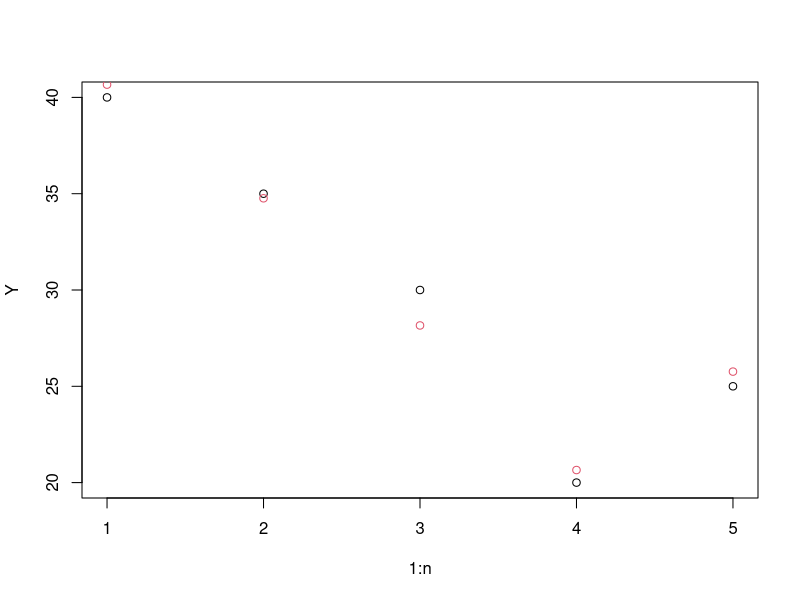

The R script that drew this image: (Note: this script raises an error after producing the figure.)
#Y = tiempo uso maquina (min)
#X1 = nro unidades producidas
#X2 = nro de unidades reprocesadas
# Y = f(X1, X2) = B0 + B1x1 + B2x2

#datos observados
y=c(40,35,30,20,25) #usaste la maquina 40 min
x1=c(100,90,80,75,70) #en esos 40 min produciste 100 unidades
x2=c(35,32,28,20,30) # de esas 100 unidades 35 son reprocesadas

n=length(y)
p= 3 #nro de betas

#construir las matrices Y y X (matriz de disenio)

Y=matrix(y,n,1)
X=matrix(c(rep(1,n),x1,x2), n, p)
Y;X
#construir el sistema de ecuaciones normales de regresion: A * (BETA) = b
A=t(X) %*% X  #eso es para que sea producto matricial
A # A tiene orden p x p

b=t(X) %*% Y
b #b tiene orden px1

#Beta por MCO se obtiene resolviendo el sistema

Ainv = solve(A)
Ainv

B.MCO= Ainv %*% b
B.MCO #betas estimados por MCO

# Modelo de regresion lineal multiple
# Y = -21.856 + 0.379x1 + 0.7x2 + E

#Modelo de regresion lineal multiple genera un hiperplano de proyeccion en el espacio Rp

y[1]; x1[1]; x2[1] #datos observados

X[1,] %*% B.MCO #proyeccion del modelo de regresion lineal multiple

B.MCO[1][1] + B.MCO[2][1] * x1[1] + B.MCO[3][1] * x2[1] #es lo mismo

#Residuo = Y - Proy Y

y[1] - X[1,] %*% B.MCO


#CALCULAR EL VECTOR DE PROYECCIONES Y DE RESIDUOS

Proy = X %*% B.MCO
Proy

resid=Y-Proy
resid

plot(1:n, Y)
points(1:n, Proy, col=2)

#Calcular  el promedio, SCR, varianza del residuo
prom=mean(resid)

SCR=sum(resid^2)
SCR

sigma2=SCR/(n-p)
sigma2
sigma=sqrt(sigma2)
sigma
#################################
#inferencia
cov.beta=sigma2*Ainv
cov.beta

err.tip.beta=sqrt(diag(cov.beta))
err.tip.beta
T.test.beta=B.MCO/err.tip.beta
T.test.beta
P.valor.beta=2*(1-pt(abs(T.test.beta),n-p))
P.valor.beta
#grados de libertad es n-p

## OJO todos los betas, P valores son altos, entonces, los betas se anulan
#Posibles causas, muestra muy pequeña
# No se cumplen los supuestos, linealidad, 
# Homocedasticidad, Normalidad, Independencia

##################################
# R Cuadrado = coef de determinacion
# 1 - suma cuadrada de lso Residuos, sobre la suma cuadrada total

SCT = sum((y - mean(y))^2)
R2 = 1 - SCR/SCT
R2

# R cuadrado ajustado

R2.aj = 1 - sigma2 / var(y)
R2.aj

## Prueba F = suma cuadrada de regreecion, sobre suma cuadrada de residuo
## ambas dividia por sus grados de libertad

# SCT = SCreg + SCR
SCreg = SCT - SCR
SCreg

F.test = (SCreg / (p - 1))/(SCR / (n-p))
F.test

P.valor.F = 1 - pf(F.test, p - 1, n - p)
P.valor.F

# hipotesis nula de la prueba F, 
# Como el P valor es bajo, entonces Y si depende de algun Xi
# Esto parece contradecir las pruebas T no dependen d eninguno

########### Linealidad
library(lmtest)
?reset
reset(modelo)
# No se puede comrpobar linealidad por q la muestra es muy pequeña
# Comprobar Homocedasticidad
?bptest
bptest(modelo)
# como el P valor es alto, se cumple la homocedasticidad

# independencia
?dwtest
dwtest(modelo, alternative = "two.sided")
# Como Pvalor es alto, si se cumple la Independencia

# normalidad
?shapiro.test
shapiro.test(resid)
# P valor mayor a 5% con las justas se cumplen
# En reusmen, el modelo RLM no cumple la linealidad, muestra muy pequeña
# Por esa razon el modelo no es adecuado

# Supeusto lienal, multi colinealidad, solo en regresion lineal multiple
# MULTICOLINEALIDAD (SOLO EN RLM)
# evitar la multi colinealidad, s edebe medir el factor de inflación de Varainza
# vif
library(car)
?vif

vif(modelo) # OJO todos los vif deben ser menores a 5
# Si alguna varaible tiene un vif mayor a 5, se debe eliminar del modelo

################# SUPOINGAMOS QUE EL MODELO ES VALIDO(PRUEBAS APARTE)
#Predicciones en Regrecion Lineal Multiple (RLM) (usamdo el objeto "lm)
# digamos que quiero fabricar 95 uniaddes, y reprocesar 25 unidades (no estan en los datos)
#Mientras no se salga del rango/soporte, puedo dar predicciones, entre valores min y max, de cada x

#se desea predecir el tiempo de uso de maquina para x1 = 95 unidades producides
# x2 = 25 unidades reprocesadas
# OJO x1 x2 valores interpolados dentro del rango de interpolacion
?predict
new = data.frame( x1 = c(95, 92), x2 = c(25, 27))
#Estimacion de la media condicionada (rango del hiperplano RLM)
predict(modelo, newdata = new, interval = "confidence") #Por donde pasa el hiperplano

#Prediccion puntual (incluyendo el error)
predict(modelo, newdata = new, interval = "prediction") #Por donde va a caer el punto
##############################
#Funcion automatica lm

modelo=lm(y ~ x1 + x2)
summary(modelo)

y = c(240, 136, 190, 274, 301)
x1 = c(25, 31, 45, 60, 65)
x2 =  c(91, 90, 88, 87, 91)

n=length(y)
p= 3 #nro de betas

#construir las matrices Y y X (matriz de disenio)

Y=matrix(y,n,1)
X=matrix(c(rep(1,n),x1,x2), n, p)
Y;X

#construir el sistema de ecuaciones normales de regresion: A * (BETA) = b
A=t(X) %*% X  #eso es para que sea producto matricial
A # A tiene orden p x p

b=t(X) %*% Y
b #b tiene orden px1

#Beta por MCO se obtiene resolviendo el sistema

Ainv = solve(A)
Ainv

B.MCO= Ainv %*% b
B.MCO #betas estimados por MCO

#CALCULAR EL VECTOR DE PROYECCIONES Y DE RESIDUOS

Proy = X %*% B.MCO
Proy

resid=Y-Proy
resid

plot(1:n, Y)
points(1:n, Proy, col=2)

#Calcular  el promedio, SCR, varianza del residuo
prom=mean(resid)

SCR=sum(resid^2)
SCR

sigma2=SCR/(n-p)
sigma2
sigma=sqrt(sigma2)
sigma

#grados de libertad es n-p

##############################
#Funcion automatica lm

modelo=lm(y ~ x1 + x2)
summary(modelo)


##################
x1=c(1,2,3,4,8,9,10)
y=c(812.52,822.50,1211.50,1348.00,1301.00,2567.50,2526.50)

n=length(x)

